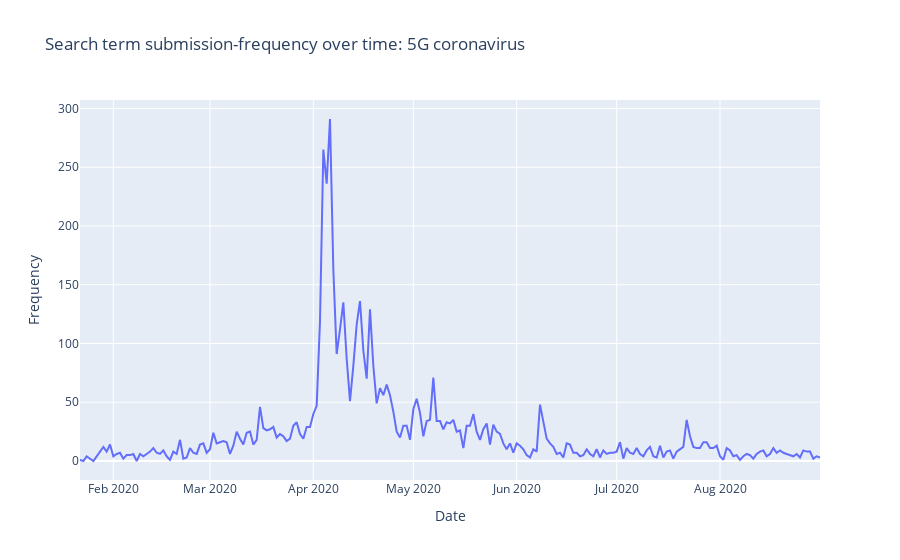

Notebook code for this chart:
### Code cell
fig = px.line(submissions_counts, x="key", y="doc_count", title="Search term submission-frequency over time: " + query, labels = {"key":"Date", "doc_count": "Frequency"})
fig.show()

### Figure 1 — Plotly figure (JSON) as saved in the notebook; plotly's stock layout.template omitted (floating-point values rounded to 4 significant figures; data arrays with more than 128 entries replaced by an {"elided": "..."} marker saying what was removed)
{"data": [{"hovertemplate": "Date=%{x}<br>Frequency=%{y}<extra></extra>", "legendgroup": "", "line": {"color": "#636efa", "dash": "solid"}, "mode": "lines", "name": "", "orientation": "v", "showlegend": false, "type": "scatter", "x": {"elided": "223 str values"}, "xaxis": "x", "y": {"elided": "223 int values"}, "yaxis": "y"}], "layout": {"autosize": true, "legend": {"tracegroupgap": 0}, "title": {"text": "Search term submission-frequency over time: 5G coronavirus"}, "xaxis": {"anchor": "y", "autorange": true, "domain": [0, 1], "range": ["2020-01-22", "2020-08-31"], "title": {"text": "Date"}, "type": "date"}, "yaxis": {"anchor": "x", "autorange": true, "domain": [0, 1], "range": [-16.17, 307.2], "title": {"text": "Frequency"}, "type": "linear"}}}
